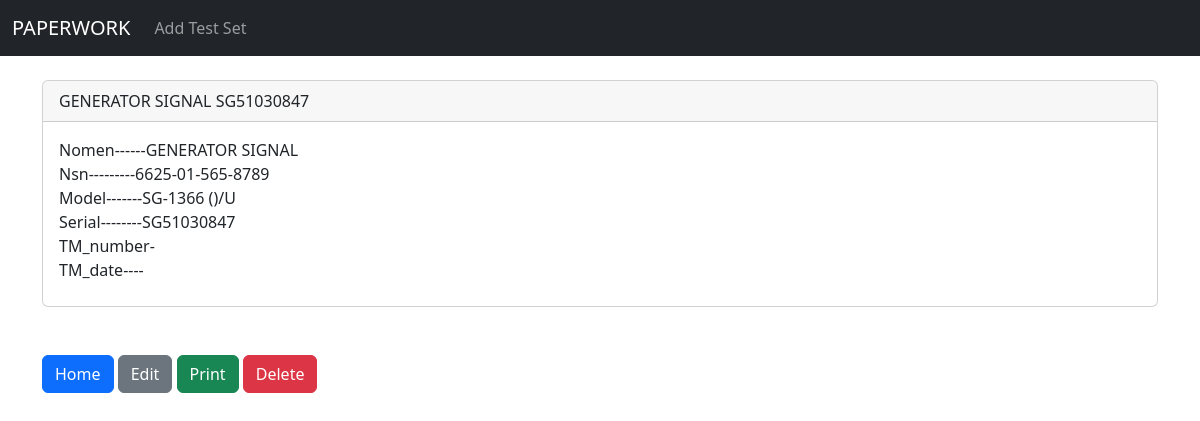
The app's page /paperwork/testset/7 with its own data.
### messwithpaperwork/models.py (models this page shows, shortened)
class TestSet(models.Model):
    nomenclature = models.TextField(null=True, blank=True, max_length=100)
    nsn = models.TextField(null=True, blank=True, max_length=20)
    model = models.TextField(null=True, blank=True, max_length=20)
    serial_number = models.TextField(null=True, blank=True, max_length=30)
    tm_number = models.TextField(null=True, blank=True, max_length=50)
    tm_date = models.TextField(null=True, blank=True, max_length=20)

### messwithpaperwork/views.py (the view)
# urls.py: path('testset/<int:pk>', views.testSet, name='testSet'),
def testSet(request, pk):
    testSet = TestSet.objects.get(id=pk)
    return render(request, 'testSet.html', {'testSet': testSet})

### messwithpaperwork/templates/testSet.html
{% extends 'main.html' %}
{% block content%}
<div class="card">
  <div class="card-header">
      {{testSet.nomenclature}}
      {{testSet.serial_number}}
  </div>
  <div class="card-body">
    <p class="card-title">
        Nomen------{{testSet.nomenclature}} <br/>
        Nsn---------{{testSet.nsn}} <br/>
        Model-------{{testSet.model}} <br/>
        Serial--------{{testSet.serial_number}} <br/>
        TM_number-{{testSet.tm_number}} <br/>
        TM_date----{{testSet.tm_date}}
    </p>
  </div>
</div>
<br/><br/>
<a href="{% url 'home' %}" class="btn btn-primary">Home</a>
<a href="{% url 'edit_testset' testSet.id %}" class="btn btn-secondary">Edit</a>
<a href="{% url 'print_testset' testSet.id %}" class="btn btn-success">Print</a>
<a href="{% url 'delete_testset' testSet.id %}" class="btn btn-danger">Delete</a>
{% endblock content %}

### records on screen
TestSet: nomenclature "GENERATOR SIGNAL", serial_number "SG51030847", nsn "6625-01-565-8789", model "SG-1366 ()/U"
